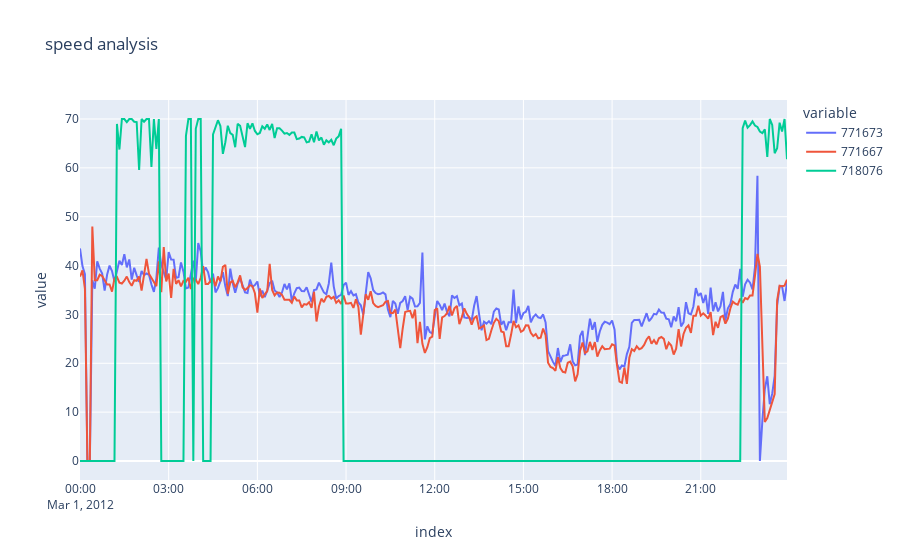

The notebook cell saved with this chart:
### Code cell
# speed analysis
sample_df = df.head(12*24)
px.line(sample_df, x=sample_df.index, y=['771673','771667','718076'], title='speed analysis' )

### Figure 1 — Plotly figure (JSON) as saved in the notebook; plotly's stock layout.template omitted (floating-point values rounded to 4 significant figures; data arrays with more than 128 entries replaced by an {"elided": "..."} marker saying what was removed)
{"data": [{"hovertemplate": "variable=771673<br>index=%{x}<br>value=%{y}<extra></extra>", "legendgroup": "771673", "line": {"color": "#636efa", "dash": "solid"}, "marker": {"symbol": "circle"}, "mode": "lines", "name": "771673", "orientation": "v", "showlegend": true, "type": "scatter", "x": {"elided": "288 str values"}, "xaxis": "x", "y": {"elided": "288 float values"}, "yaxis": "y"}, {"hovertemplate": "variable=771667<br>index=%{x}<br>value=%{y}<extra></extra>", "legendgroup": "771667", "line": {"color": "#EF553B", "dash": "solid"}, "marker": {"symbol": "circle"}, "mode": "lines", "name": "771667", "orientation": "v", "showlegend": true, "type": "scatter", "x": {"elided": "288 str values"}, "xaxis": "x", "y": {"elided": "288 float values"}, "yaxis": "y"}, {"hovertemplate": "variable=718076<br>index=%{x}<br>value=%{y}<extra></extra>", "legendgroup": "718076", "line": {"color": "#00cc96", "dash": "solid"}, "marker": {"symbol": "circle"}, "mode": "lines", "name": "718076", "orientation": "v", "showlegend": true, "type": "scatter", "x": {"elided": "288 str values"}, "xaxis": "x", "y": {"elided": "288 float values"}, "yaxis": "y"}], "layout": {"legend": {"title": {"text": "variable"}, "tracegroupgap": 0}, "title": {"text": "speed analysis"}, "xaxis": {"anchor": "y", "domain": [0, 1], "title": {"text": "index"}}, "yaxis": {"anchor": "x", "domain": [0, 1], "title": {"text": "value"}}}}
